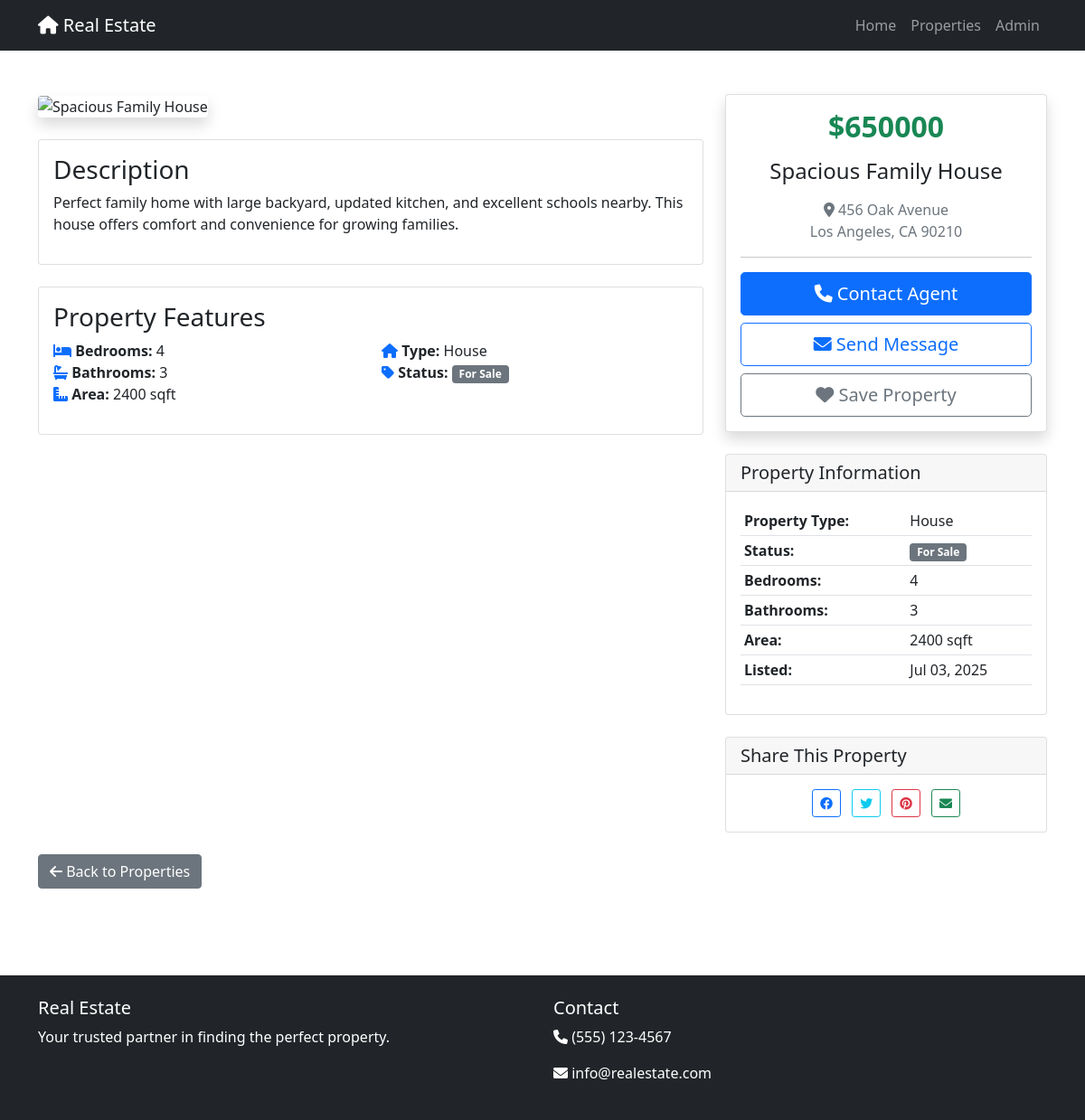
Page /property/2/ on the committed database.
### properties/models.py (models this page shows, shortened)
class Property(models.Model):
    PROPERTY_TYPES = [
        ('house', 'House'),
        ('apartment', 'Apartment'),
        ('condo', 'Condo'),
        ('townhouse', 'Townhouse'),
        ('villa', 'Villa'),
    ]
    STATUS_CHOICES = [
        ('for_sale', 'For Sale'),
        ('for_rent', 'For Rent'),
        ('sold', 'Sold'),
        ('rented', 'Rented'),
    ]
    title = models.CharField(max_length=200)
    description = models.TextField()
    property_type = models.CharField(max_length=20, choices=PROPERTY_TYPES)
    status = models.CharField(max_length=20, choices=STATUS_CHOICES, default='for_sale')
    price = models.DecimalField(max_digits=12, decimal_places=2)
    bedrooms = models.PositiveIntegerField()
    bathrooms = models.PositiveIntegerField()
    area = models.PositiveIntegerField(help_text='Area in square feet')
    address = models.CharField(max_length=300)
    city = models.CharField(max_length=100)
    state = models.CharField(max_length=100)
    zip_code = models.CharField(max_length=10)
    image = models.ImageField(upload_to='property_images/', blank=True, null=True)
    created_at = models.DateTimeField(auto_now_add=True)
    updated_at = models.DateTimeField(auto_now=True)
    class Meta:
        verbose_name_plural = 'Properties'
        ordering = ['-created_at']

### properties/views.py (the view)
# urls.py: path('property/<int:pk>/', views.property_detail, name='property_detail'),
def property_detail(request, pk):
    property = get_object_or_404(Property, pk=pk)
    context = {
        'property': property,
    }
    return render(request, 'properties/property_detail.html', context)

### properties/templates/properties/property_detail.html (shortened to what this page needs)
{% extends 'properties/base.html' %}
{% block content %}
<div class="container py-5">
    <div class="row">
        <div class="col-lg-8">
            <div class="mb-4">
                {% if property.image %}
                    <img src="{{ property.image.url }}" class="img-fluid rounded shadow" alt="{{ property.title }}">
                {% else %}
                    <img src="https://images.unsplash.com/photo-1570129477492-45c003edd2be?ixlib=rb-4.0.3&auto=format&fit=crop&w=800&q=80"
                         class="img-fluid rounded shadow" alt="{{ property.title }}">
                {% endif %}
            </div>
            <div class="card mb-4">
                <div class="card-body">
                    <h3>Description</h3>
                    <p>{{ property.description }}</p>
                </div>
            </div>
            <div class="card mb-4">
                <div class="card-body">
                    <h3>Property Features</h3>
                    <div class="row">
                        <div class="col-md-6">
                            <ul class="list-unstyled">
                                <li><i class="fas fa-bed text-primary"></i> <strong>Bedrooms:</strong> {{ property.bedrooms }}</li>
                                <li><i class="fas fa-bath text-primary"></i> <strong>Bathrooms:</strong> {{ property.bathrooms }}</li>
                                <li><i class="fas fa-ruler-combined text-primary"></i> <strong>Area:</strong> {{ property.area }} sqft</li>
                            </ul>
                        </div>
                        <div class="col-md-6">
                            <ul class="list-unstyled">
                                <li><i class="fas fa-home text-primary"></i> <strong>Type:</strong> {{ property.get_property_type_display }}</li>
                                <li><i class="fas fa-tag text-primary"></i> <strong>Status:</strong>
                                    <span class="badge bg-secondary">{{ property.get_status_display }}</span>
                                </li>
                            </ul>
                        </div>
                    </div>
                </div>
            </div>
        </div>
        <div class="col-lg-4">
            <div class="card mb-4 shadow">
                <div class="card-body text-center">
                    <h2 class="price text-success mb-3">${{ property.price|floatformat:0 }}</h2>
                    <h4 class="mb-3">{{ property.title }}</h4>
                    <p class="text-muted mb-3">
                        <i class="fas fa-map-marker-alt"></i>
                        {{ property.address }}<br>
                        {{ property.city }}, {{ property.state }} {{ property.zip_code }}
                    </p>
                    <hr>
                    <button class="btn btn-primary btn-lg w-100 mb-2">
                        <i class="fas fa-phone"></i> Contact Agent
                    </button>
                    <button class="btn btn-outline-primary btn-lg w-100 mb-2">
                        <i class="fas fa-envelope"></i> Send Message
                    </button>
                    <button class="btn btn-outline-secondary btn-lg w-100">
                        <i class="fas fa-heart"></i> Save Property
                    </button>
                </div>
            </div>
            <div class="card mb-4">
                <div class="card-header">
                    <h5 class="mb-0">Property Information</h5>
                </div>
                <div class="card-body">
                    <table class="table table-sm">
                        <tbody>
                            <tr>
                                <td><strong>Property Type:</strong></td>
                                <td>{{ property.get_property_type_display }}</td>
                            </tr>
                            <tr>
                                <td><strong>Status:</strong></td>
                                <td><span class="badge bg-secondary">{{ property.get_status_display }}</span></td>
                            </tr>
                            <tr>
                                <td><strong>Bedrooms:</strong></td>
                                <td>{{ property.bedrooms }}</td>
                            </tr>
                            <tr>
                                <td><strong>Bathrooms:</strong></td>
                                <td>{{ property.bathrooms }}</td>
                            </tr>
                            <tr>
                                <td><strong>Area:</strong></td>
                                <td>{{ property.area }} sqft</td>
                            </tr>
                            <tr>
                                <td><strong>Listed:</strong></td>
                                <td>{{ property.created_at|date:"M d, Y" }}</td>
                            </tr>
                        </tbody>
                    </table>
                </div>
            </div>
            <div class="card">
                <div class="card-header">
                    <h5 class="mb-0">Share This Property</h5>
                </div>
                <div class="card-body text-center">
                    <button class="btn btn-outline-primary btn-sm me-2">
                        <i class="fab fa-facebook"></i>
                    </button>
                    <button class="btn btn-outline-info btn-sm me-2">
                        <i class="fab fa-twitter"></i>
                    </button>
                    <button class="btn btn-outline-danger btn-sm me-2">
                        <i class="fab fa-pinterest"></i>
                    </button>
                    <button class="btn btn-outline-success btn-sm">
                        <i class="fas fa-envelope"></i>
                    </button>
                </div>
            </div>
        </div>
    </div>
    <div class="row mt-4">
        <div class="col-12">
            <a href="{% url 'properties:property_list' %}" class="btn btn-secondary">
                <i class="fas fa-arrow-left"></i> Back to Properties
            </a>
        </div>
    </div>
</div>
{% endblock %}

### properties/templates/properties/base.html (shortened to what this page needs)
<!DOCTYPE html>
<html lang="en">
<head>
    <link href="https://cdn.jsdelivr.net/npm/bootstrap@5.1.3/dist/css/bootstrap.min.css" rel="stylesheet">
    <link href="https://cdnjs.cloudflare.com/ajax/libs/font-awesome/6.0.0/css/all.min.css" rel="stylesheet">
</head>
<body>
    <nav class="navbar navbar-expand-lg navbar-dark bg-dark">
        <div class="container">
            <a class="navbar-brand" href="{% url 'properties:home' %}">
                <i class="fas fa-home"></i> Real Estate
            </a>
            <div class="collapse navbar-collapse" id="navbarNav">
                <ul class="navbar-nav ms-auto">
                    <li class="nav-item">
                        <a class="nav-link" href="{% url 'properties:home' %}">Home</a>
                    </li>
                    <li class="nav-item">
                        <a class="nav-link" href="{% url 'properties:property_list' %}">Properties</a>
                    </li>
                    <li class="nav-item">
                        <a class="nav-link" href="/admin/">Admin</a>
                    </li>
                </ul>
            </div>
        </div>
    </nav>
    <main>
        {% block content %}
        {% endblock %}
    </main>
    <footer class="bg-dark text-white py-4 mt-5">
        <div class="container">
            <div class="row">
                <div class="col-md-6">
                    <h5>Real Estate</h5>
                    <p>Your trusted partner in finding the perfect property.</p>
                </div>
                <div class="col-md-6">
                    <h5>Contact</h5>
                    <p><i class="fas fa-phone"></i> (555) 123-4567</p>
                    <p><i class="fas fa-envelope"></i> info@realestate.com</p>
                </div>
            </div>
        </div>
    </footer>
</body>
</html>

### properties/templates/properties/base.html (style rules this page uses)
.price { color: #28a745; font-weight: bold; }

### rows in the picture
Property: description "Perfect family home with large backyard, updated kitchen, and excellent schools nearby. This house offers comfort and convenience for growing families.", bedrooms "4", bathrooms "3", area "2400", property_type "House", status "For Sale", price "650000", title "Spacious Family House", address "456 Oak Avenue", city "Los Angeles", state "CA", zip_code "90210", created_at "Jul 03, 2025"
